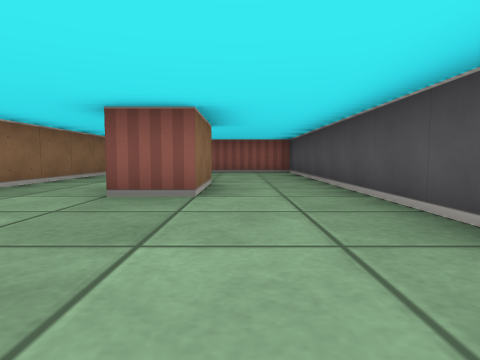
view 1 (above)

13 first-person views from a walk through a cub3D maze. The camera is about half as high as the walls, tilts 4° down and sees 75° across. The floor is counted in squares. Each view is taken from the middle of a square. On the plan, view 1 faces up. The plan holds only what a view shows up to about 9 squares ahead; the rest is blank.

view 2
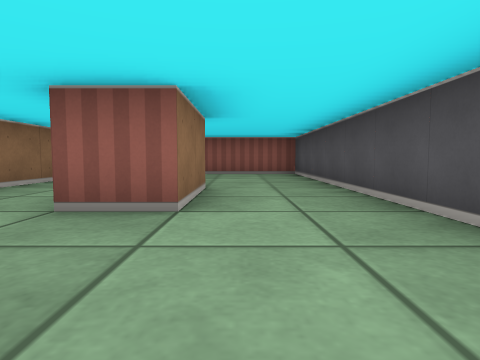

view 3
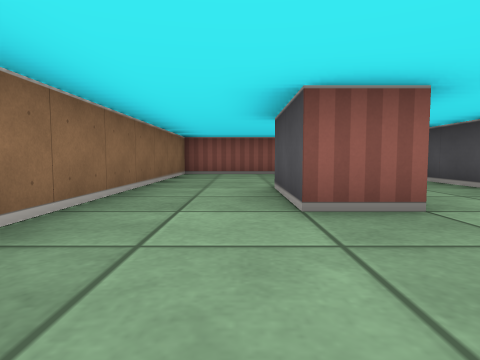

view 4
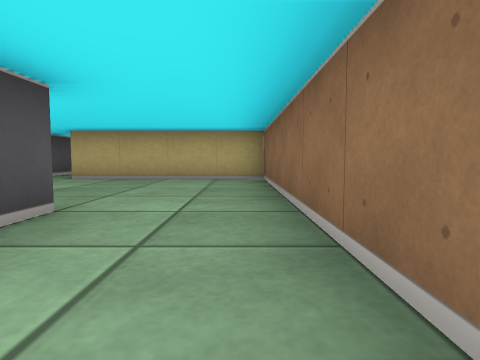

view 5
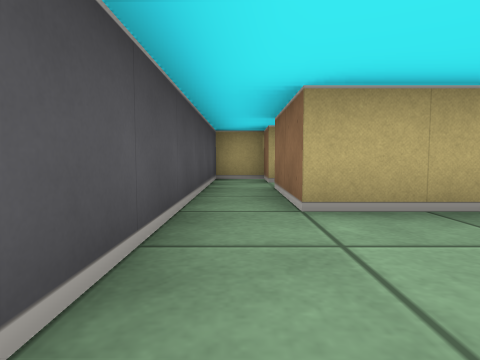

view 6
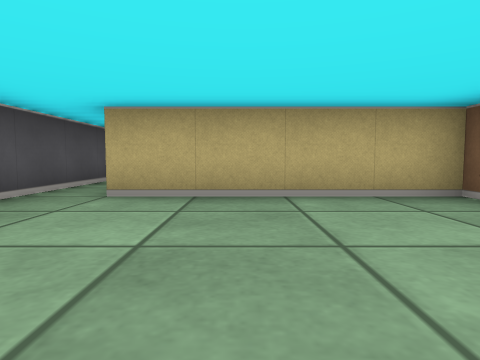

view 7
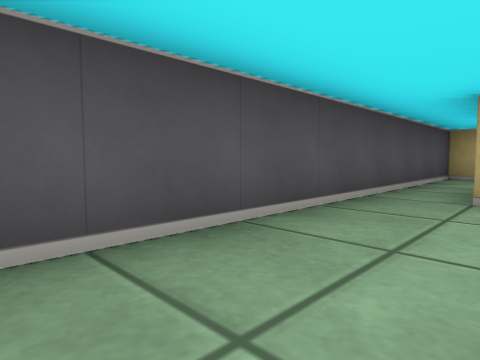

view 8
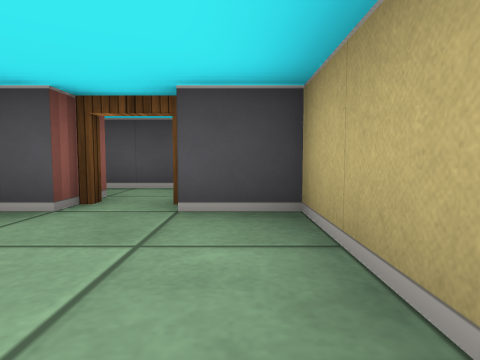

view 9
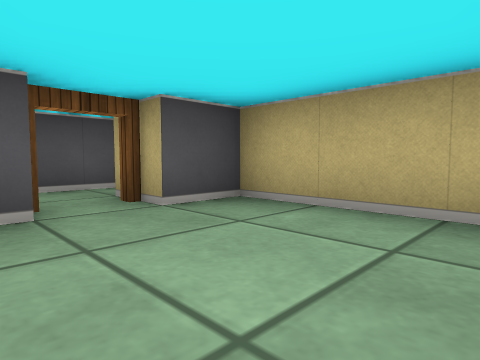

view 10
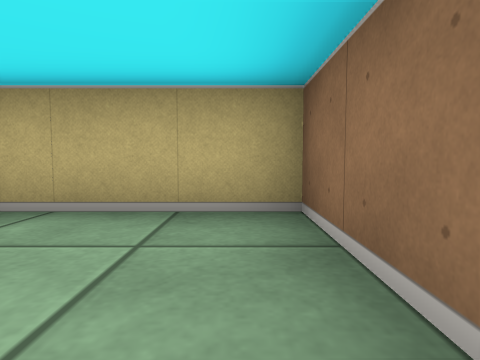

view 11
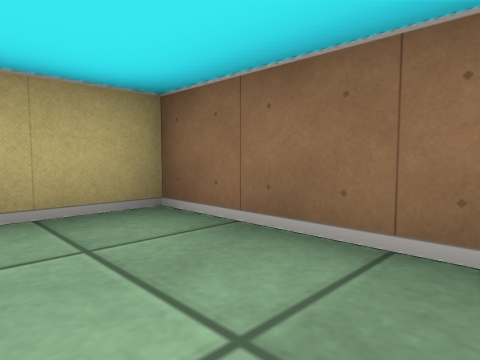

view 12
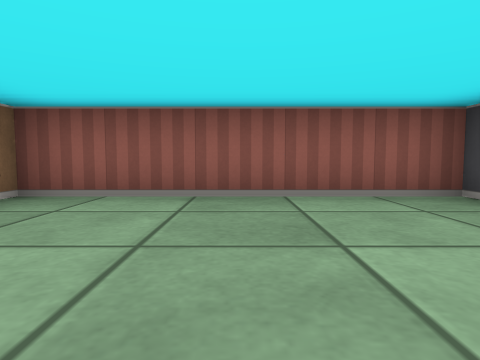

view 13
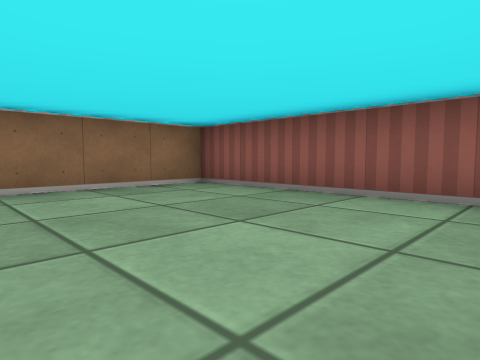

### Floor plan
Points are (right, up) in squares from view 1. A wall is a line through its corners. A room is listed if a view was taken in it or the views show most of it. See-through windows are left out.
Room 1 (views 1, 2, 3, 5, 6, 7)
walls: (-0.5, 5.5) (-0.5, 3.5) (-1.5, 3.5) (-1.5, 5.5); (-3.5, 5.5) (-3.5, -0.5) (0.5, -0.5) (0.5, -2.5); (0.5, -3.5) (0.5, -4.5) (1.5, -4.5) (1.5, 5.5)
ways out: opening at (-2.5, 4.5) to room 2; opening at (0.5, 4.5) to room 2; open door at (0, -3) to room 3
Room 2 (views 4, 12, 13)
walls: (1.5, 5.5) (1.5, 9.5) (-3.5, 9.5) (-3.5, 5.5)
ways out: opening at (-2.5, 4.5) to room 1; opening at (0.5, 4.5) to room 1
Room 3 (views 8, 9, 10, 11)
walls: (-0.5, -2.5) (-0.5, -2); (-3.5, -2.1) (-3.5, -4.5) (-0.5, -4.5) (-0.5, -3.5)
ways out: open door at (0, -3) to room 1

Positions as (right, up) in squares from view 1, and headings:
1: (0, 0), facing up
2: (0, 1), facing up
3: (-2, 1), facing up
4: (-3, 6), facing down
5: (1, 2), facing down
6: (-1, 3), facing down
7: (0, 3), facing down-right
8: (-3, -4), facing right
9: (-3, -2), facing down-right
10: (-3, -2), facing down
11: (-2, -2), facing down-left
12: (-1, 6), facing up
13: (1, 6), facing up-left
